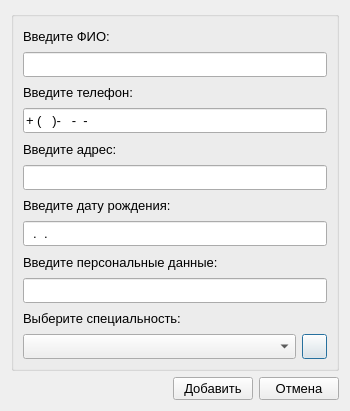
<?xml version="1.0" encoding="UTF-8"?>
<ui version="4.0">
 <class>AddingEmployeDialog</class>
 <widget class="QDialog" name="AddingEmployeDialog">
  <property name="geometry">
   <rect>
    <x>0</x>
    <y>0</y>
    <width>350</width>
    <height>411</height>
   </rect>
  </property>
  <property name="maximumSize">
   <size>
    <width>350</width>
    <height>411</height>
   </size>
  </property>
  <property name="font">
   <font>
    <family>Arial</family>
    <pointsize>10</pointsize>
   </font>
  </property>
  <property name="windowTitle">
   <string>Добавление сотрудника</string>
  </property>
  <layout class="QVBoxLayout" name="verticalLayout">
   <item>
    <widget class="QGroupBox" name="groupBox">
     <property name="title">
      <string/>
     </property>
     <layout class="QVBoxLayout" name="verticalLayout_9">
      <item>
       <layout class="QVBoxLayout" name="verticalLayout_2">
        <item>
         <widget class="QLabel" name="label">
          <property name="text">
           <string>Введите ФИО:</string>
          </property>
         </widget>
        </item>
        <item>
         <widget class="QLineEdit" name="editName">
          <property name="minimumSize">
           <size>
            <width>0</width>
            <height>25</height>
           </size>
          </property>
         </widget>
        </item>
       </layout>
      </item>
      <item>
       <layout class="QVBoxLayout" name="verticalLayout_3">
        <item>
         <widget class="QLabel" name="label_2">
          <property name="text">
           <string>Введите телефон:</string>
          </property>
         </widget>
        </item>
        <item>
         <widget class="QLineEdit" name="editPhoneNumber">
          <property name="minimumSize">
           <size>
            <width>0</width>
            <height>25</height>
           </size>
          </property>
          <property name="inputMask">
           <string extracomment="Мобильный телефон">+0(000)-000-00-00</string>
          </property>
         </widget>
        </item>
       </layout>
      </item>
      <item>
       <layout class="QVBoxLayout" name="verticalLayout_4">
        <item>
         <widget class="QLabel" name="label_3">
          <property name="text">
           <string>Введите адрес:</string>
          </property>
         </widget>
        </item>
        <item>
         <widget class="QLineEdit" name="editAddress">
          <property name="minimumSize">
           <size>
            <width>0</width>
            <height>25</height>
           </size>
          </property>
         </widget>
        </item>
       </layout>
      </item>
      <item>
       <layout class="QVBoxLayout" name="verticalLayout_6">
        <item>
         <widget class="QLabel" name="label_5">
          <property name="text">
           <string>Введите дату рождения:</string>
          </property>
         </widget>
        </item>
        <item>
         <widget class="QLineEdit" name="editDateBirth">
          <property name="minimumSize">
           <size>
            <width>0</width>
            <height>25</height>
           </size>
          </property>
          <property name="inputMask">
           <string extracomment="Дата рождения">00.00.0000</string>
          </property>
         </widget>
        </item>
       </layout>
      </item>
      <item>
       <layout class="QVBoxLayout" name="verticalLayout_5">
        <item>
         <widget class="QLabel" name="label_4">
          <property name="text">
           <string>Введите персональные данные:</string>
          </property>
         </widget>
        </item>
        <item>
         <widget class="QLineEdit" name="editPersonalData">
          <property name="minimumSize">
           <size>
            <width>0</width>
            <height>25</height>
           </size>
          </property>
          <property name="inputMask">
           <string extracomment="Паспортные данные">0000 000000</string>
          </property>
         </widget>
        </item>
       </layout>
      </item>
      <item>
       <layout class="QVBoxLayout" name="verticalLayout_8">
        <item>
         <widget class="QLabel" name="label_6">
          <property name="text">
           <string>Выберите специальность:</string>
          </property>
         </widget>
        </item>
        <item>
         <layout class="QHBoxLayout" name="horizontalLayout_2">
          <item>
           <widget class="QComboBox" name="cbxProfessions">
            <property name="minimumSize">
             <size>
              <width>0</width>
              <height>25</height>
             </size>
            </property>
           </widget>
          </item>
          <item>
           <widget class="QPushButton" name="btnAddProfession">
            <property name="minimumSize">
             <size>
              <width>0</width>
              <height>25</height>
             </size>
            </property>
            <property name="maximumSize">
             <size>
              <width>25</width>
              <height>16777215</height>
             </size>
            </property>
            <property name="toolTip">
             <string>Добавить профессию</string>
            </property>
            <property name="text">
             <string/>
            </property>
            <property name="icon">
             <iconset resource="../../Resources/img.qrc">
              <normaloff>:/icons/img/add.png</normaloff>:/icons/img/add.png</iconset>
            </property>
            <property name="iconSize">
             <size>
              <width>15</width>
              <height>15</height>
             </size>
            </property>
           </widget>
          </item>
         </layout>
        </item>
       </layout>
      </item>
     </layout>
    </widget>
   </item>
   <item>
    <layout class="QHBoxLayout" name="horizontalLayout">
     <item>
      <spacer name="horizontalSpacer">
       <property name="orientation">
        <enum>Qt::Horizontal</enum>
       </property>
       <property name="sizeHint" stdset="0">
        <size>
         <width>40</width>
         <height>20</height>
        </size>
       </property>
      </spacer>
     </item>
     <item>
      <widget class="QPushButton" name="btnAccept">
       <property name="toolTip">
        <string>Добавить сотрудника</string>
       </property>
       <property name="text">
        <string>Добавить</string>
       </property>
       <property name="icon">
        <iconset resource="../../Resources/img.qrc">
         <normaloff>:/icons/img/ok.png</normaloff>:/icons/img/ok.png</iconset>
       </property>
       <property name="iconSize">
        <size>
         <width>10</width>
         <height>10</height>
        </size>
       </property>
      </widget>
     </item>
     <item>
      <widget class="QPushButton" name="btnCancel">
       <property name="toolTip">
        <string>Отменить добавление сотрудника</string>
       </property>
       <property name="text">
        <string>Отмена</string>
       </property>
       <property name="icon">
        <iconset>
         <normaloff>../../Resources/img/delete.png</normaloff>../../Resources/img/delete.png</iconset>
       </property>
       <property name="iconSize">
        <size>
         <width>10</width>
         <height>10</height>
        </size>
       </property>
      </widget>
     </item>
    </layout>
   </item>
  </layout>
 </widget>
 <resources>
  <include location="../../Resources/img.qrc"/>
 </resources>
 <connections/>
</ui>
